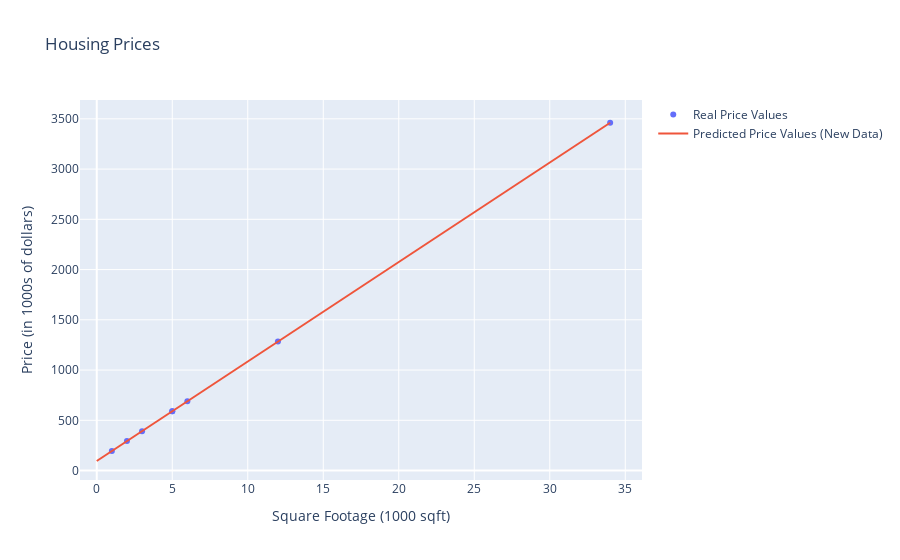

Source (notebook cell):
### Code cell
line = compute_model(np.arange(0,35), 99, 95)
line_trace = create_trace(
    np.arange(0,35),
    line,
    name="Predicted Price Values (New Data)"
)

third_plot = plot_data(
    new_yardage,
    new_prices,
    title="Housing Prices",
    x_label="Square Footage (1000 sqft)",
    y_label="Price (in 1000s of dollars)",
    name="Real Price Values",
    mode="markers",
    trace_1=line_trace
)

third_plot.show()

### Figure 1 — Plotly figure (JSON) as saved in the notebook; plotly's stock layout.template omitted (floating-point values rounded to 4 significant figures)
{"data": [{"mode": "markers", "name": "Real Price Values", "type": "scatter", "x": [1, 2, 3, 5, 5, 6, 12, 34], "y": [194, 293, 392, 590, 590, 689, 1283, 3461]}, {"mode": "lines", "name": "Predicted Price Values (New Data)", "type": "scatter", "x": [0, 1, 2, 3, 4, 5, 6, 7, 8, 9, 10, 11, 12, 13, 14, 15, 16, 17, 18, 19, 20, 21, 22, 23, 24, 25, 26, 27, 28, 29, 30, 31, 32, 33, 34], "y": [95, 194, 293, 392, 491, 590, 689, 788, 887, 986, 1085, 1184, 1283, 1382, 1481, 1580, 1679, 1778, 1877, 1976, 2075, 2174, 2273, 2372, 2471, 2570, 2669, 2768, 2867, 2966, 3065, 3164, 3263, 3362, 3461]}], "layout": {"title": {"text": "Housing Prices"}, "xaxis": {"title": {"text": "Square Footage (1000 sqft)"}}, "yaxis": {"title": {"text": "Price (in 1000s of dollars)"}}}}
